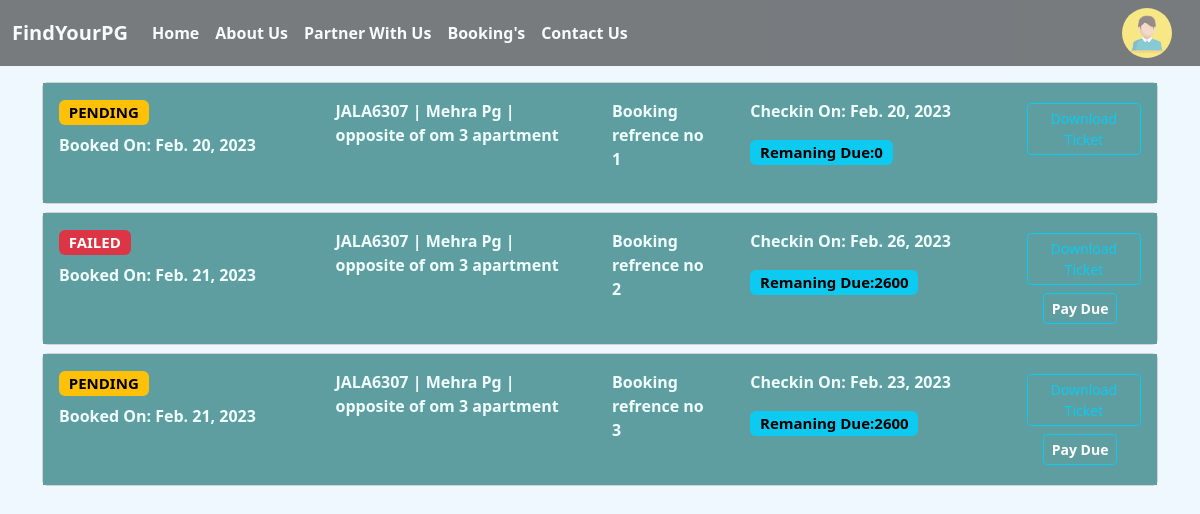
/booking/ (signed in), run on an earlier commit of the app's database.
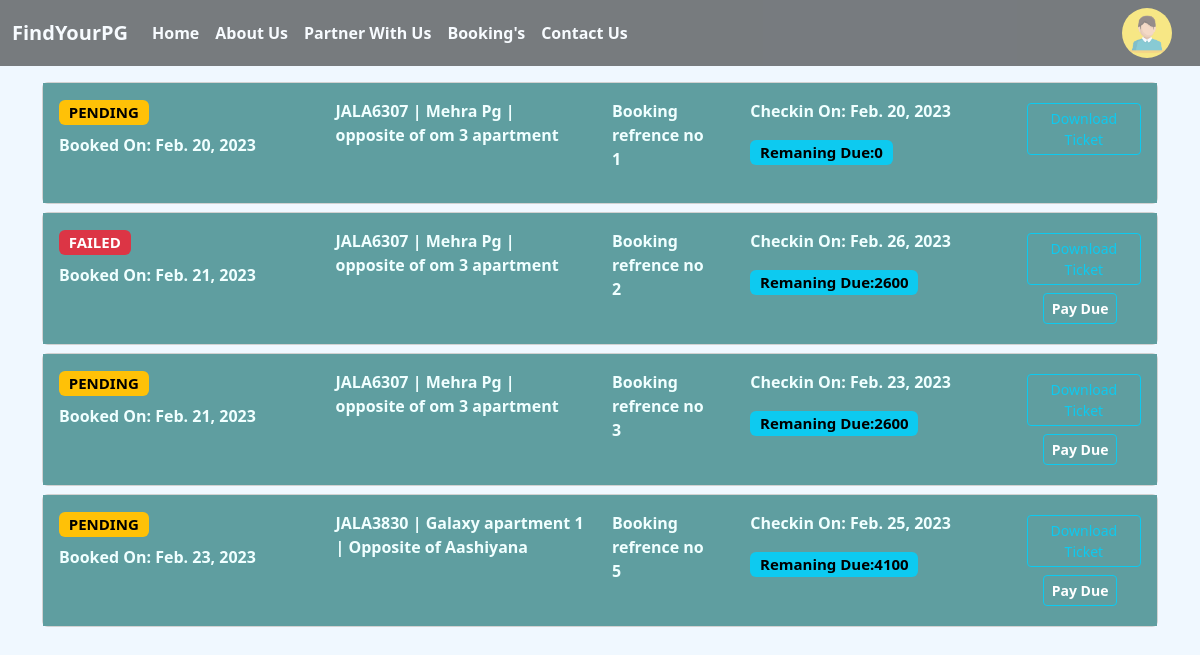
And on a later commit of the database.
### PG/models.py (models this page shows)
class Proof(models.Model):
    sno=models.AutoField(primary_key=True)
    name=models.CharField(max_length=50,default='')
    info=models.ForeignKey(Booking,on_delete=models.CASCADE)
    img=models.ImageField(upload_to='room/proof')
    b_date=models.DateField(auto_now_add=True)
    file=models.FileField(blank=True)
    status=models.CharField(max_length=30)

class Booking(models.Model):
    sno=models.AutoField(primary_key=True)
    name=models.CharField(max_length=50)
    email=models.CharField(max_length=50)
    phone=models.CharField(max_length=13)
    age=models.IntegerField()
    gender=models.CharField(max_length=10)
    a_date=models.DateField(auto_now_add=False)
    month=models.IntegerField(default=1)
    residance=models.CharField(max_length=100)
    tfare=models.IntegerField(default=0)
    amount_paid=models.IntegerField(default=0)
    remaining_due=models.IntegerField(default=0)
    info=models.ForeignKey(RentarDetail,on_delete=models.CASCADE,default='')
    b_date=models.DateField(auto_now_add=True)
    b_time=models.TimeField(auto_now_add=True)

class RentarDetail(models.Model):
    sno=models.AutoField(primary_key=True)
    name=models.CharField(max_length=20)
    phone=models.CharField(max_length=13)
    email=models.CharField(max_length=20)
    City=models.CharField(max_length=20)
    main_address=models.CharField(max_length=100)
    detailed_address=models.CharField(max_length=500)
    room_details=models.TextField()
    room_vacent=models.IntegerField()
    nearby_facilities=models.TextField(default='')
    price=models.IntegerField(default=0)
    status=models.BooleanField(default=False)
    map=models.CharField(max_length=2000,default='')

### PG/views.py (the view)
# urls.py: path('booking/',views.booking,name="booking"),
def booking(request):
    if request.user.is_authenticated:
        obj=Proof.objects.filter(name=request.user)
        print(obj)
        if len(obj)==0:
            return render(request,'notfound.html')
        return render(request,'your_booking.html',{'obj':obj})
    else:
        messages.warning(request,'Login Or SingUp')
        return redirect('login')

### templates/your_booking.html (shortened to what this page needs)
{% extends 'base.html' %}
{% block body %}
<div class="container mt-3">
    {% for item in obj  %}
    <div class="card my-2">
        <div class="card-body" style="background-color: cadetblue; color: azure; font-weight: bold;">
            <div class="row">
                <div class="col-3 ">
                    {% if  item.status == 'True'%}
                    <h5><span class="badge text-bg-success">CONFIRMED</span></h5>
                    {% elif item.status == 'False' %}
                    <h5><span class="badge text-bg-danger">FAILED</span></h5>
                    {% else %}
                    <h5><span class="badge text-bg-warning">PENDING</span></h5>
                    {% endif %}
                    <p>Booked On: {{item.b_date}} </p>
                </div>
                <div class="col-3">
                    {{item.info.info.main_address}}
                </div>
                <div class="col">Booking refrence no
                    <p>{{item.sno}}</p>
                </div>
                <div class="col-3 ">
                    <p>Checkin On: {{item.info.a_date}} </p>
                    <span>
                    <h5><span class="badge text-bg-info">Remaning Due:{{item.info.remaining_due}} </span></h5>
                </div>
                <div class="col">
                    {% if item.file%}
                    <a href="/media/{{item.file}}/" target="_blank" class="btn btn-outline-info btn-sm my-1" type="submit">Download Resume</a>
                    {% else %}
                    <button class="btn btn-outline-info btn-sm my-1" type="submit">Download Ticket</button>
                    {% endif %}
                    {% if not item.info.remaining_due %}
                    {% else %}
                    <a href='/{{item.sno}}/handleduepayment' type='button' class='btn btn-outline-info btn-sm my-1 mx-3'>Pay Due</a>
                    {% endif %}
                </div>
            </div>
        </div>
    </div>
    {% endfor %}
</div>
{% endblock body %}

### templates/base.html (shortened to what this page needs)
<!doctype html>
<html lang="en">
<head>
    <link href="https://cdn.jsdelivr.net/npm/bootstrap@5.3.0-alpha1/dist/css/bootstrap.min.css" rel="stylesheet"
>
    <link rel="stylesheet" href="https://use.fontawesome.com/releases/v5.15.1/css/all.css"
 />
</head>
<body>
    <nav class="navbar navbar-expand-lg bg-body-tertiary" id="nav">
        <div class="container-fluid">
            <a id="webname" class="navbar-brand" href="/">FindYourPG</a>
            <div class="collapse navbar-collapse" id="navbarSupportedContent">
                <ul class="navbar-nav me-auto mb-2 mb-lg-0">
                    <li class="nav-item">
                        <a class="nav-link active" aria-current="page" href="/">Home</a>
                    </li>
                    <li class="nav-item">
                        <a class="nav-link" href="/about/">About Us</a>
                    </li>
                    <li class="nav-item">
                        <a class="nav-link" aria-current="page" href="/register/">Partner With Us</a>
                    </li>
                    <li class="nav-item">
                        {% if  request.user.is_authenticated %}
                        <a class="nav-link" href="/booking">Booking's</a>
                        {% endif %}
                    </li>
                    <li class="nav-item">
                        <a class="nav-link" href="/contact/">Contact Us</a>
                    </li>
                </ul>
                {% if not request.user.is_authenticated %}
                <a style="background-color: #13a0e7; border: none;" href="/login/" type="button"
                    class="btn btn-primary mx-1 my-1 ">Login</a>
                <a style="background-color: #13a0e7; border: none;" href="/signup/" type="button"
                    class="btn btn-primary mx-1 my-1">SignUp</a>
                {% else %}
                <div class="dropdown show">
                    <a href="#" role="button" id="dropdownMenuLink" data-bs-toggle="dropdown" aria-haspopup="true"
                        aria-expanded="false">
                        <img class="rounded-circle shadow-1-strong me-3" src="/media/60111.jpg" alt="avatar" width="50"
                            height="50" />
                    </a>
                </div>
                {% endif %}
            </div>
        </div>
    </nav>
    {% block body %}
    {% endblock body %}
</body>
</html>

### templates/base.html (style rules this page uses)
#nav { background-color: black !important; opacity: .5; }
a { color: white !important; font-weight: bold !important; }

### templates/your_booking.html (style rules this page uses)
body { background-color: aliceblue; }

What changed in the data, as far as the page shows it:
added Proof: status "PENDING", b_date "Feb. 23, 2023", info.info.main_address "JALA3830 | Galaxy apartment 1 | Opposite of Aashiyana", sno "5", info.a_date "Feb. 25, 2023", info.remaining_due "4100"
